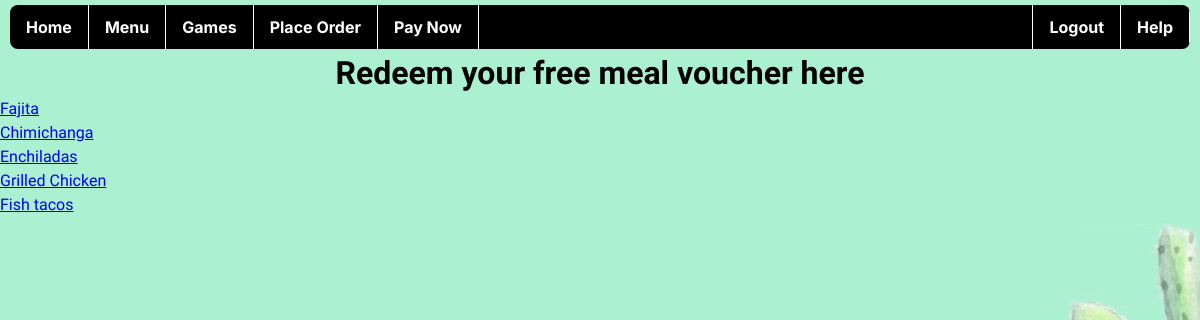
Screenshot of /choose-entree/1 (signed in) with the database file from the repository.
### menu/models.py (models this page shows, shortened)
class Item(models.Model):   #creates an item for all menu items
    name = models.CharField(default='abc', null=False, max_length=32)
    price = models.DecimalField(decimal_places=2, max_digits=4, default=5.00)
    description = models.CharField(default='abc', null=False, max_length=200)
    image = models.ImageField(null=True, blank=False,upload_to='images/')
    calory_info = models.IntegerField(default=50)
    cat = models.ForeignKey(category, on_delete=models.SET_NULL, null=True)

### orders/views.py (the view, shortened to what this page needs)
# urls.py: path('choose-entree/<int:free_entree_id>',use_reward_get_entree, name="use_reward"),
@login_required
def use_reward_get_entree(request, free_entree_id):
    carts_customer = get_object_or_404(Customer, user=request.user)
    cat = category.objects.filter(name='Entrees')[0]
    entrees = Item.objects.filter(cat=cat)
    no_entrees = False
    if request.method == 'GET':
        print(free_entree_id)
        carts_customer = get_object_or_404(Customer, user=request.user)
        return render(request, 'rewards.html', {'entrees':entrees, 'customer':carts_customer,'yea':no_entrees})

### templates/orders/rewards.html (shortened to what this page needs)
{% load static %}
{%load crispy_forms_tags %}
<!DOCTYPE html>
<html>
<head>
    <link rel="stylesheet" href="{% static '/orders/styleCartAndPayment.css' %}">
</head>
<nav>
    <ul>
        <li><a href="{% url 'homepage' %}">Home</a></li>
        <li><a href="{% url 'menu_home' %}">Menu</a></li>
        <li><a href="#games">Games</a></li>
        <li><a href="{% url 'finish-pay' %}">Place Order</a></li>
        <li><a href="{% url 'pay' %}">Pay Now</a></li>
        <li class="nav-right"><a href="#help">Help</a></li>
        <li class="nav-right" style="border-left: 1px solid white;"><a href="{% url 'free_table'%}">Logout</a></li>
    </ul>
</nav>
{% if customer.reward_points > 1500 and yea is False%}
        <h1 style="text-align: center;" >Redeem your free meal voucher here</h1>
    </head>
    <body>
        {% for entree in entrees %}
        <p><a href="{% url 'use_reward' free_entree_id=entree.pk %}">{{entree.name}}</a></p>
        {%endfor%}
    </body>
{%endif%}
  </html>

### static/orders/styleCartAndPayment.css (style rules this page uses)
:root { --Inter: 'Inter', sans-serif; --Kaushan: 'Kaushan Script', cursive; --Mont: 'Montserrat', sans-serif; }
ul { list-style-type: none; margin: 5px 10px 0px 10px; padding: 0px; overflow: hidden; background-color: black; font-family: var(--Inter); border-radius: 8px; }
li { float: left; border-right: 1px solid white; }
li a { display: block; color: white; text-align: center; padding: 10px 16px; text-decoration: none; font-family: var(--Inter); font-weight: bold; }
.nav-right { float: right; }
* { padding: 0; margin: 0; box-sizing: border-box; }
body { background: url(BG3.jpg)lightseagreen; line-height: 1.5; font-family: var(--Mont); background-size: cover; }

### rows the page displays
Item: name "Fajita"
Item: name "Chimichanga"
Item: name "Enchiladas"
Item: name "Grilled Chicken"
Item: name "Fish tacos"
